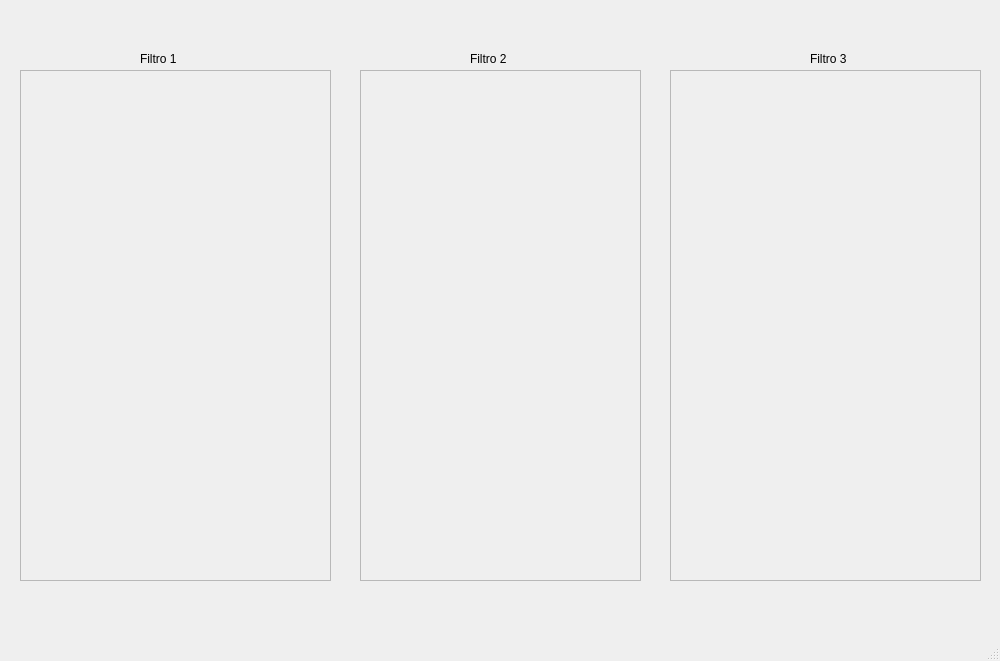
<?xml version="1.0" encoding="UTF-8"?>
<ui version="4.0">
 <class>FiltrosGUI</class>
 <widget class="QMainWindow" name="FiltrosGUI">
  <property name="geometry">
   <rect>
    <x>0</x>
    <y>0</y>
    <width>1000</width>
    <height>661</height>
   </rect>
  </property>
  <property name="windowTitle">
   <string>Filtros</string>
  </property>
  <widget class="QWidget" name="centralwidget">
   <widget class="QScrollArea" name="scrollArea">
    <property name="geometry">
     <rect>
      <x>20</x>
      <y>70</y>
      <width>311</width>
      <height>511</height>
     </rect>
    </property>
    <property name="widgetResizable">
     <bool>true</bool>
    </property>
    <widget class="QWidget" name="scrollAreaWidgetContents">
     <property name="geometry">
      <rect>
       <x>0</x>
       <y>0</y>
       <width>309</width>
       <height>509</height>
      </rect>
     </property>
    </widget>
   </widget>
   <widget class="QScrollArea" name="scrollArea_2">
    <property name="geometry">
     <rect>
      <x>360</x>
      <y>70</y>
      <width>281</width>
      <height>511</height>
     </rect>
    </property>
    <property name="widgetResizable">
     <bool>true</bool>
    </property>
    <widget class="QWidget" name="scrollAreaWidgetContents_2">
     <property name="geometry">
      <rect>
       <x>0</x>
       <y>0</y>
       <width>279</width>
       <height>509</height>
      </rect>
     </property>
    </widget>
   </widget>
   <widget class="QScrollArea" name="scrollArea_3">
    <property name="geometry">
     <rect>
      <x>670</x>
      <y>70</y>
      <width>311</width>
      <height>511</height>
     </rect>
    </property>
    <property name="widgetResizable">
     <bool>true</bool>
    </property>
    <widget class="QWidget" name="scrollAreaWidgetContents_3">
     <property name="geometry">
      <rect>
       <x>0</x>
       <y>0</y>
       <width>309</width>
       <height>509</height>
      </rect>
     </property>
    </widget>
   </widget>
   <widget class="QLabel" name="label">
    <property name="geometry">
     <rect>
      <x>140</x>
      <y>50</y>
      <width>67</width>
      <height>17</height>
     </rect>
    </property>
    <property name="text">
     <string>Filtro 1</string>
    </property>
   </widget>
   <widget class="QLabel" name="label_2">
    <property name="geometry">
     <rect>
      <x>470</x>
      <y>50</y>
      <width>67</width>
      <height>17</height>
     </rect>
    </property>
    <property name="text">
     <string>Filtro 2</string>
    </property>
   </widget>
   <widget class="QLabel" name="label_3">
    <property name="geometry">
     <rect>
      <x>810</x>
      <y>50</y>
      <width>67</width>
      <height>17</height>
     </rect>
    </property>
    <property name="text">
     <string>Filtro 3</string>
    </property>
   </widget>
  </widget>
  <widget class="QMenuBar" name="menubar">
   <property name="geometry">
    <rect>
     <x>0</x>
     <y>0</y>
     <width>1000</width>
     <height>25</height>
    </rect>
   </property>
  </widget>
  <widget class="QStatusBar" name="statusbar"/>
 </widget>
 <resources/>
 <connections/>
</ui>
